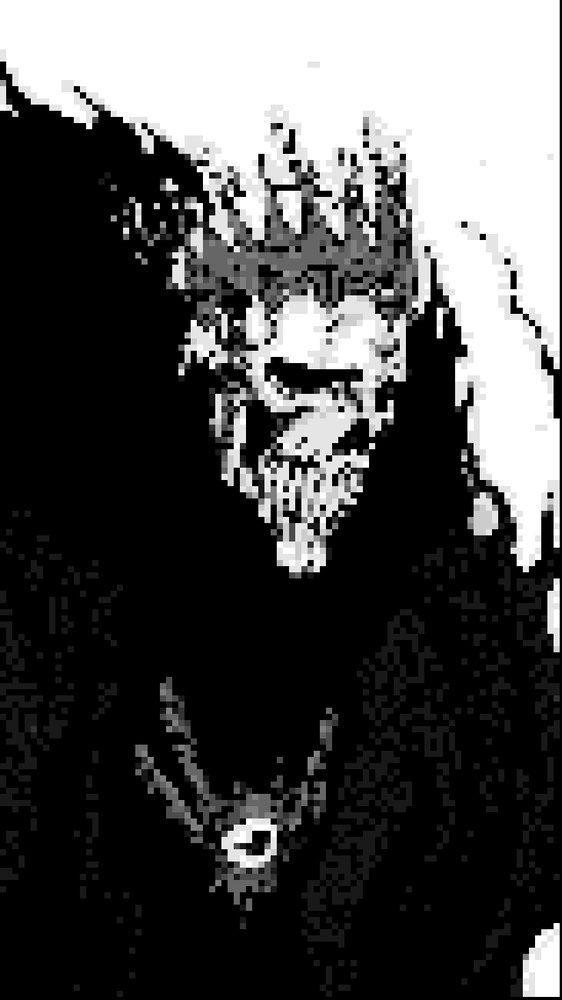
#> input picture BLEACH Mobile Wallpaper #1398387 - Zerochan Anime Image Board.jpeg, 562 x 1000 px, shrunk from 731 x 1300 before the run
$ python DiffOfGaus.py
#> lines starting #> are read from the running program, lines starting #| are printed output that depends on the picture
from PIL import Image, ImageFilter
import numpy as np

# Load the image
image = Image.open('BLEACH Mobile Wallpaper #1398387 - Zerochan Anime Image Board.jpeg')
#> image is the input picture: PIL image 562x1000 L; min 0, max 255, mean 77.1
# Apply the first Gaussian blur with sigma1
sigma1 = 1
blurred_image1 = image.filter(ImageFilter.GaussianBlur(sigma1))

# Apply the second Gaussian blur with sigma2
sigma2 = 200
blurred_image2 = image.filter(ImageFilter.GaussianBlur(sigma2))
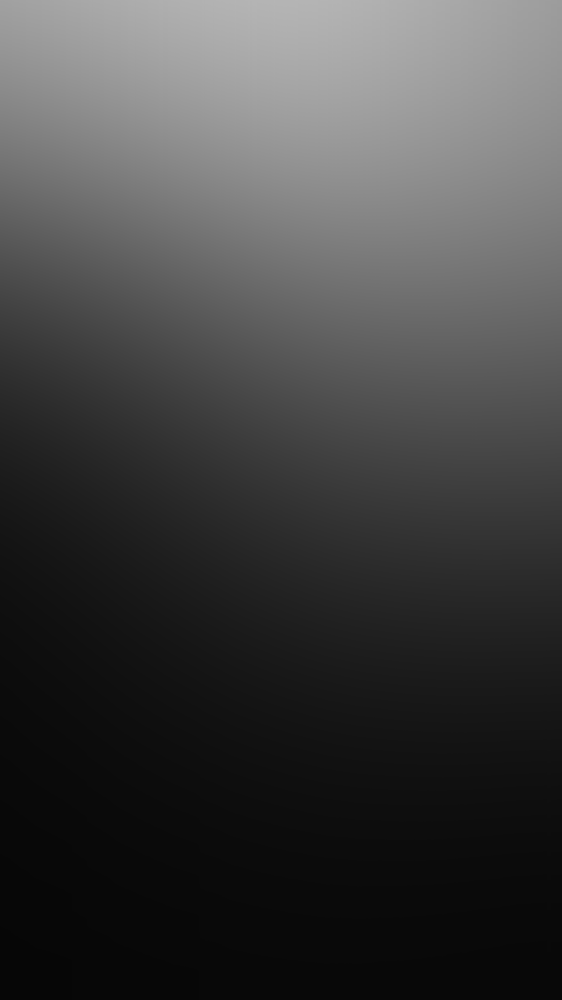
#> blurred_image2: PIL image 562x1000 L; min 6, max 181, mean 65.4
# Convert images to NumPy arrays
blurred_array1 = np.array(blurred_image1)
blurred_array2 = np.array(blurred_image2)

# Subtract the two arrays
dog_array = blurred_array1 - blurred_array2
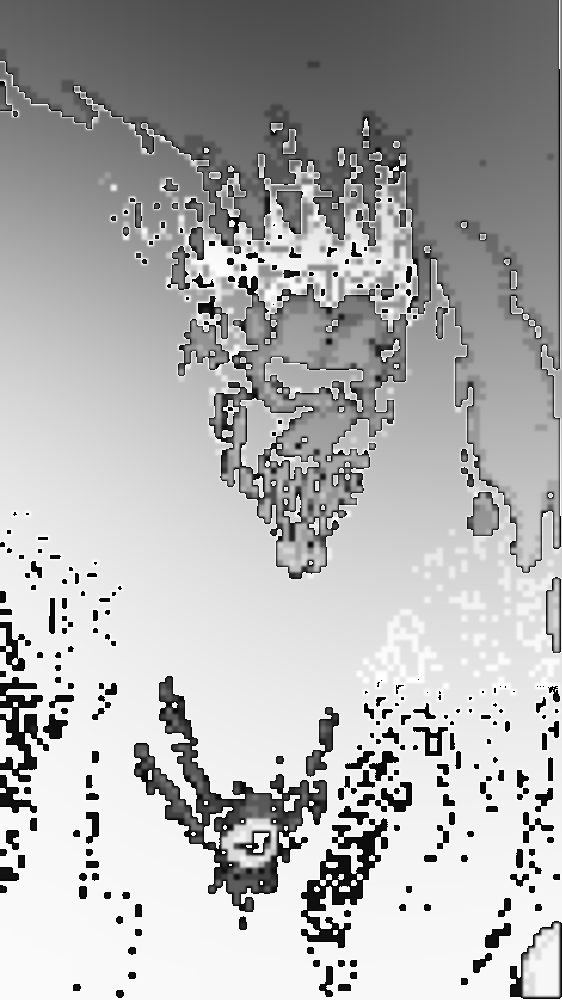
#> dog_array: shape (1000, 562); min 0, max 255, mean 175.7

# Clip the values to be in the valid range (0-255) and convert back to uint8
dog_array = np.clip(dog_array, 0, 255).astype(np.uint8)

# Convert the result back to an image
dog_image = Image.fromarray(dog_array)
# Save the resulting image
dog_image.save('dog_image.jpg')

# Display the resulting image
dog_image.show()
